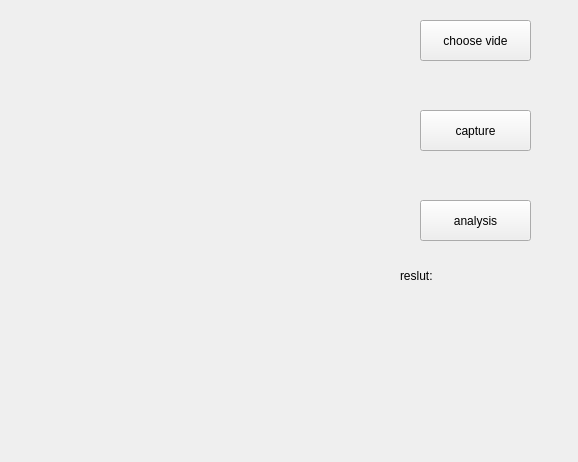
<?xml version="1.0" encoding="UTF-8"?>
<ui version="4.0">
 <class>Widget</class>
 <widget class="QWidget" name="Widget">
  <property name="geometry">
   <rect>
    <x>0</x>
    <y>0</y>
    <width>578</width>
    <height>462</height>
   </rect>
  </property>
  <property name="windowTitle">
   <string>Widget</string>
  </property>
  <widget class="QWidget" name="video_player" native="true">
   <property name="geometry">
    <rect>
     <x>10</x>
     <y>0</y>
     <width>384</width>
     <height>216</height>
    </rect>
   </property>
  </widget>
  <widget class="QWidget" name="video_frame" native="true">
   <property name="geometry">
    <rect>
     <x>10</x>
     <y>230</y>
     <width>384</width>
     <height>216</height>
    </rect>
   </property>
  </widget>
  <widget class="QPushButton" name="choose_video">
   <property name="geometry">
    <rect>
     <x>420</x>
     <y>20</y>
     <width>111</width>
     <height>41</height>
    </rect>
   </property>
   <property name="text">
    <string>choose vide</string>
   </property>
  </widget>
  <widget class="QPushButton" name="capture">
   <property name="geometry">
    <rect>
     <x>420</x>
     <y>110</y>
     <width>111</width>
     <height>41</height>
    </rect>
   </property>
   <property name="text">
    <string>capture</string>
   </property>
  </widget>
  <widget class="QPushButton" name="analysis">
   <property name="geometry">
    <rect>
     <x>420</x>
     <y>200</y>
     <width>111</width>
     <height>41</height>
    </rect>
   </property>
   <property name="text">
    <string>analysis</string>
   </property>
  </widget>
  <widget class="QWidget" name="result_widget" native="true">
   <property name="geometry">
    <rect>
     <x>400</x>
     <y>290</y>
     <width>171</width>
     <height>151</height>
    </rect>
   </property>
   <widget class="QLabel" name="label_1">
    <property name="geometry">
     <rect>
      <x>0</x>
      <y>10</y>
      <width>171</width>
      <height>31</height>
     </rect>
    </property>
    <property name="text">
     <string/>
    </property>
    <property name="textFormat">
     <enum>Qt::AutoText</enum>
    </property>
    <property name="alignment">
     <set>Qt::AlignLeading|Qt::AlignLeft|Qt::AlignTop</set>
    </property>
    <property name="wordWrap">
     <bool>true</bool>
    </property>
   </widget>
   <widget class="QLabel" name="label_2">
    <property name="geometry">
     <rect>
      <x>0</x>
      <y>50</y>
      <width>171</width>
      <height>91</height>
     </rect>
    </property>
    <property name="text">
     <string/>
    </property>
    <property name="alignment">
     <set>Qt::AlignLeading|Qt::AlignLeft|Qt::AlignTop</set>
    </property>
    <property name="wordWrap">
     <bool>true</bool>
    </property>
   </widget>
  </widget>
  <widget class="QLabel" name="label">
   <property name="geometry">
    <rect>
     <x>400</x>
     <y>260</y>
     <width>141</width>
     <height>31</height>
    </rect>
   </property>
   <property name="text">
    <string>reslut:</string>
   </property>
  </widget>
 </widget>
 <resources/>
 <connections/>
</ui>
